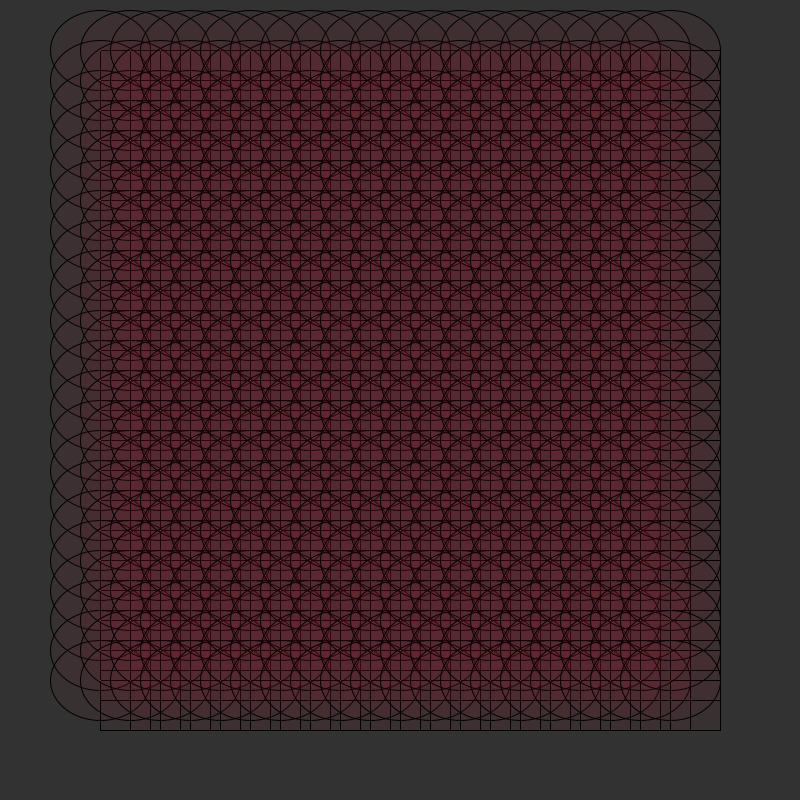
Frame 1 (no input)
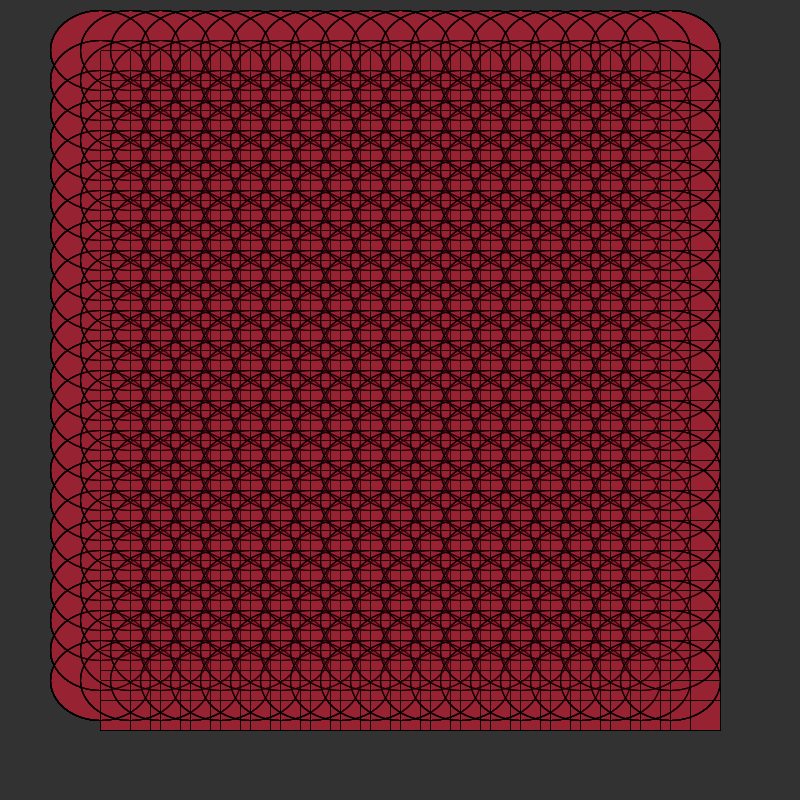
Frame 60 (the mouse pressed at the canvas centre just before this capture)
Frame 120 (the mouse held since frame 60 and released just before this capture): identical to frame 60, image omitted

The Processing sketch that drew these frames (run headless with seeded random() and noise(); from frame 60 on, the mouse is pressed at the canvas centre):

// Processing sketch: processing_173654
// ── processing_173654.pde

void setup(){
size (800,800);
background (50);
smooth();
}
void draw (){
for (int i=100; i < height-100; i= i+30){
 for (int x=50; x < width-100; x= x+30){
stroke(0);
 fill (160, 20,40,11 );
rect (i,x,50,50);
ellipse(i,x,100,80);
stroke(255,50,0);
strokeWeight (1);
point (i,x);
}
}
}
